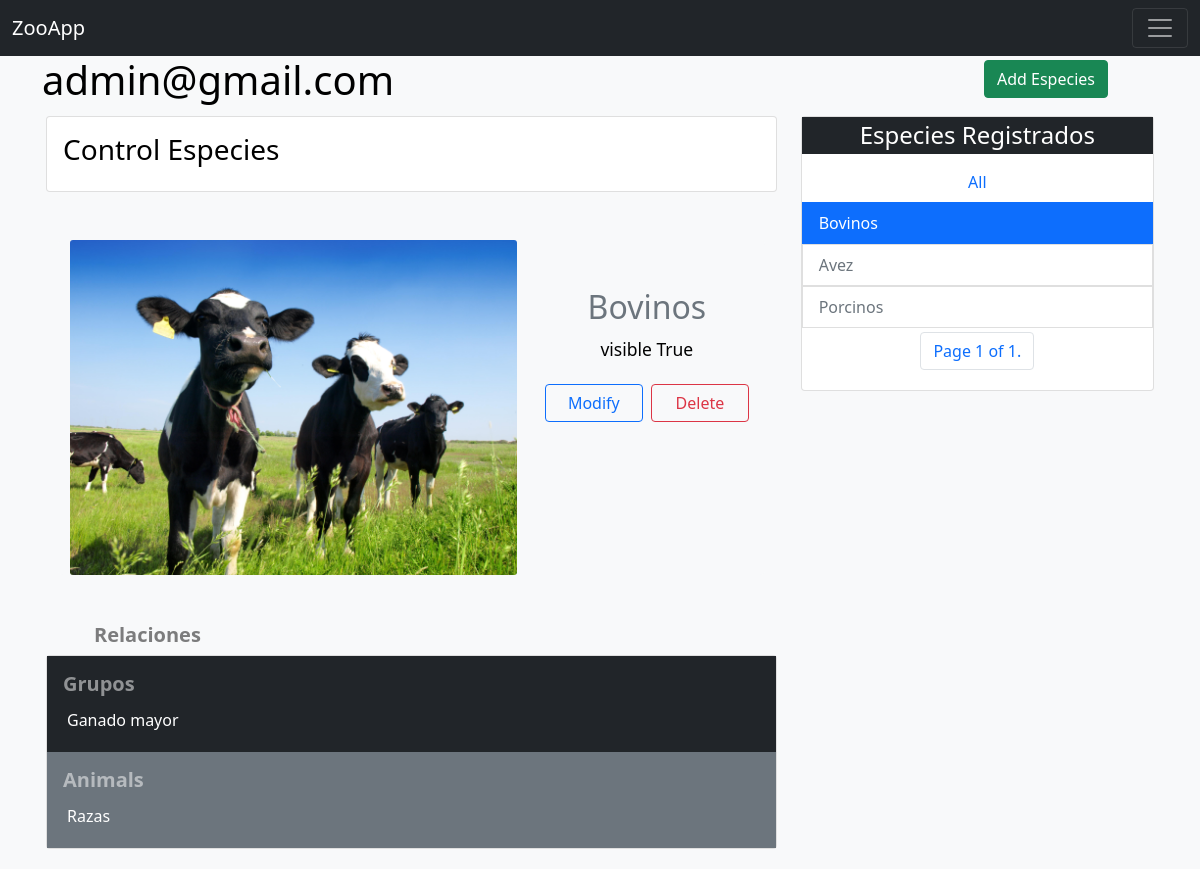
The app's page /admin-especies/14 (signed in) with its own data.
### User/models.py (models this page shows)
class User(AbstractBaseUser, PermissionsMixin):
    email = models.EmailField(max_length=255, unique=True)
    name = models.CharField(max_length=255)
    is_active = models.BooleanField(default=True)
    is_staff = models.BooleanField(default=False)
    objects = User_Manager()
    USERNAME_FIELD = 'email'

### Api_grup_all/models.py (models this page shows, shortened)
class ListAnimalGrupos(models.Model):
    idAnimalList = models.AutoField(primary_key=True)
    AnimalList= models.CharField(max_length= 100, blank=False, unique= False)
    foto= models.ImageField(upload_to ="Lista_De_Animales", blank= False, unique=False)
    PGRUPO=models.ForeignKey(GrupoAnimals, on_delete= models.CASCADE, blank= True)
    activo = models.BooleanField(default=False)
    class Meta:
        verbose_name_plural= "Lista de Especie"
        ordering = ['PGRUPO']

class GrupoAnimals(models.Model):
    idGrup = models.AutoField(primary_key=True)
    grupo = models.CharField(max_length= 100, blank = True, unique= False)
    foto = models.ImageField(upload_to ="Grupo" , blank= False, unique=False)
    activo = models.BooleanField(default=False)
    def __str__(self):
        return self.grupo
    class Meta:
        verbose_name_plural= "Grupos"

class MenuButton(models.Model):
    Opc_tipo = ( ('A', 'Menu'),
                ('B', 'Directo'),
                )
    id_MenuButton= models.AutoField(primary_key=True)
    titulo= models.CharField(max_length=40, blank= False, unique= True)
    opcion= models.CharField(max_length=1, choices= Opc_tipo )
    foto = models.ImageField(upload_to="MenuButton", blank= False, unique=False)
    PGRUPO=models.ForeignKey(ListAnimalGrupos, on_delete= models.CASCADE, blank= True)
    activo = models.BooleanField(default=False)
    class Meta:
        verbose_name_plural= "Menu Principal"

### views_templates/views.py (the view)
# urls.py: path("admin-especies/<int:pk>", group_Especies, name="select_species"),
@permission_required('Api_grup_all.change_grupoanimals')
def group_Especies(request, pk=1):
    page_number = request.GET.get('page')
    grupoanimals = GrupoAnimals.objects.all()
    grupo = ListAnimalGrupos.objects.order_by("PGRUPO")
    paginator= Paginator(grupo, 6)
    page_obj = paginator.get_page(page_number)
    try:
        grupo_pk = ListAnimalGrupos.objects.get(idAnimalList=pk)
        lista_pk = GrupoAnimals.objects.filter(grupo=grupo_pk.PGRUPO)
        menu_button = MenuButton.objects.filter(PGRUPO = pk)
    except ListAnimalGrupos.DoesNotExist:
        grupo_pk=ListAnimalGrupos.objects.latest('idAnimalList')
    data2=[{
        "lista_pk": lista_pk,
        "menu_button":menu_button
    }]
    if request.user.is_authenticated:
        user_name= request.user
        if request.method == "POST":
            class_form = GrupEspecies(request.POST,request.FILES, instance=grupo_pk)
            if class_form.is_valid():
                class_form.save()
                messages.success(request, f'update success')
        else:
            class_form= GrupEspecies(instance=grupo_pk)
        data= {
            "user":user_name,
            "grupos": page_obj,
            "grupo_pk":grupo_pk,
            "form": class_form,
            "datas_extra": data2,
            "grupoAnimalas": grupoanimals
        }
    else:
        if not request.user.is_authenticated:
            return redirect('login')
        return redirect('all_grup')
    return render(request, "view_species/update_especies.html", data)

### views_templates/Templates/view_species/update_especies.html (shortened to what this page needs)
{% extends 'base.html' %}
{% load static %}
{% block content %}
<div class="container ">
    <div class="row">
            <div class="col-10">
                <h2 class="text-left h1">{{ user }}</h2>
            </div>
            <div class="col-2 p-1">
              <a href="{% url 'add_especies' %}" class="btn btn-success">Add Especies</a>
            </div>
        </div>
    <div class="container p-1">
    <div class="row justify-content-sm-center">
        <div class="col-md-8 col-xl-8">
                <div class="card">
                    <div class="card-body">
                        <h3 class="card-title">Control Especies</h3>
                    </div>
                </div>
                <div class="container-sm justify-content-center py-5 w-100">
                  {% include 'view_species/especie_card.html' %}
                </div>
              <h3 class="card-title h5 text-black-50 fw-bold px-5">Relaciones</h3>
        <div class="card my-2 ">
          {% for lis in datas_extra %}
          {% if lis.lista_pk %}
          <div class="card-body bg-dark  ">
            <h3 class="card-title h5 text-white-50 fw-bold">Grupos</h3>
            <ul class="list-group">
              {% for lista in lis.lista_pk %}
              <a href="{% url 'select_grup' lista.idGrup %}" class="  m-1" style="text-decoration: none;">
                <li class="text-white" style="text-decoration: none; list-style: none;">{{ lista.grupo }}</li>
              </a>
              {% endfor %}
            </ul>
          </div>
          {% endif %}
          {% if lis.menu_button %}
          <div class="card-body bg-secondary ">
            <h3 class="card-title h5 text-white-50 fw-bold">Animals</h3>
            <ul class="list-group">
              {% for lista in lis.menu_button %}
              <a href="{% url 'select_Animals' lista.id_MenuButton %}" class="  m-1" style="text-decoration: none;">
                <li class="text-white" style="text-decoration: none; list-style: none;">{{ lista.titulo }}</li>
              </a>
              {% endfor %}
            </ul>
          </div>
          {% endif %}
          {% endfor %}
        </div>
        </div>
        <div class="col-xl-4 cols-sm-8 ">
                    <div class="card">
                        <div class="cad-body">
                            <h4 class="text-center bg-dark p-1 text-white">
                                Especies Registrados
                            </h4>
                            <ul class="list-group">
                                <a href="{% url 'home_animals_grupo'%}" class="nav-link text-center">All</a>
                                {% for grupos in grupos %}
                                <a href="{% url 'select_species' grupos.idAnimalList %}" class="btn-outline-primary" style="text-decoration: none;"><li
                                     class="list-group-item   {% if grupo_pk.idAnimalList == grupos.idAnimalList %}
                                     active
                                     {% else %}
                                     disabled
                                     {% endif %}">{{ grupos.AnimalList }}</li></a>
                                {% endfor %}
                                <div class="pagination justify-content-sm-center m-1">
                                  <nav aria-label="...">
                                <ul class="pagination">
                                      <li class="page-item">
                                        <p class="page-link">
                                            Page {{ grupos.number }} of {{ grupos.paginator.num_pages }}.
                                         </p>
                                        </li>
                                </ul>
                              </nav>
                              </div>
                            </ul>
                        </div>
                    </div>
        </div>
    </div>
</div></div>
{% endblock %}

### views_templates/Templates/view_species/especie_card.html
{% load static %}
<div class="row boder rounded-3 bg-light featurette">
  <div class="col-xl-8 order-md-1">
    <img src="{{ grupo_pk.foto.url }}" class="card-img w-100 h-100" alt="...">
  </div>
  <div class="col-xl-4  order-md-2 text-center my-5">
      <h2 class="featurette-heading">
        <span class="text-muted">
          {{ grupo_pk.AnimalList }}
        </span>
        </h2>
      <p class="lead"><small>visible {{ grupo_pk.activo }}</small></p>
    <div class="row row-cols-xl-12  d-flexd justify-content-center  " role="group" aria-label="Basic outlined">
      <button type="button" class="col-lg-5 btn btn-outline-primary m-1" data-bs-toggle="modal" data-bs-target="#Grupos">Modify</button>
      <a href="{% url 'especies_delete' grupo_pk.idAnimalList %}" class="col-lg-5 btn btn-outline-danger m-1">Delete</a>
    </div>
  </div>
</div>

### views_templates/static/css/body.css (style rules this page uses)
* { color: black; }

### records on screen
User: email "admin@gmail.com"
ListAnimalGrupos: foto (picture), AnimalList "Bovinos", activo "True"
GrupoAnimals: grupo "Ganado mayor"
MenuButton: titulo "Razas"
ListAnimalGrupos: AnimalList "Avez"
ListAnimalGrupos: AnimalList "Porcinos"

### other values on screen
{{ grupos.number }} "1"
{{ grupos.paginator.num_pages }} "1"
